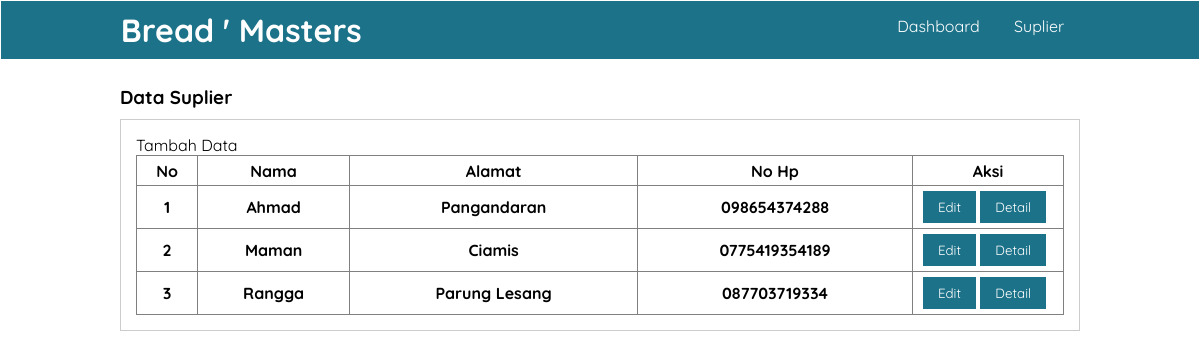
Screenshot of /data_suplier.php (signed in) with the database file from the repository.
### tables this page shows
CREATE TABLE `suplier` (
  `id_suplier` int(11) NOT NULL,
  `id_toko` int(11) NOT NULL,
  `nama_suplier` varchar(50) NOT NULL,
  `kategori` varchar(255) NOT NULL,
  `tlp_hp` varchar(50) NOT NULL,
  `alamat_suplier` varchar(100) NOT NULL,
  `created_at` timestamp NOT NULL DEFAULT current_timestamp() ON UPDATE current_timestamp()
);

### data_suplier.php (the view, shortened to what this page needs)
<?php
    include "koneksi.php";
    $query = mysqli_query($conn,'SELECT * FROM suplier');
?>
<!DOCTYPE html>
<html lang="en">
<head>
    <link rel="stylesheet" href="dekorasi.css">
</head>
<body>
    <header>
        <div class="container">
        <h1><a href="dashboard.php">Bread ' Masters</a></h1>
        <ul>
            <li><a href="dashboard.php">Dashboard</a></li>
            <li><a href="data_suplier.php">Suplier</a></li>
        </ul>
        </div>
    </header>
    <div class="section">
        <div class="container">
            <h3>Data Suplier</h3>
            <div class="box">
                <p><a href="tambah_datasuplier.php">Tambah Data</a></p>
                <table border="1" cellspacing="0" class="table">
                    <thead>
                        <tr>
                        <th width="60px">No</th>
                            <th>Nama</th>
                            <th>Alamat</th>
                            <th>No Hp</th>
                            <th width="150px">Aksi</th>
                            </tr>
                    </thead>
                    <tbody>
                    <?php
                    $no = 1;
                    while($data_suplier = mysqli_fetch_assoc($query)):?>
                        <tr>
                        <th><?php echo $no++ ?></th>
                        <th><?php echo $data_suplier["nama_suplier"] ?></th>
                        <th><?php echo $data_suplier["alamat_suplier"] ?></th>
                        <th><?php echo $data_suplier["tlp_hp"] ?></th>
                        <td>
                        <a href="./proses/edit_suplier.php?id=<?php echo $data_suplier['id_suplier'] ?>"><button class="btn btn-primary">Edit</button></a>
                        <a href="detail_suplier.php?kategori=<?= $data_suplier['kategori']?>&&id_suplier=<?= $data_suplier['id_suplier']?>"><button class="btn btn-success">Detail</button></a>
                            </td>
                        </tr>
                    <?php endwhile ?>
</tbody>
</body>
</html>

### dekorasi.css (style rules this page uses)
* { padding: 0; margin: 0; font-family: 'quicksand', sans-serif; }
a { color: inherit; text-decoration: none; }
body { background-color: #fff }
.btn { padding: 8px 15px; background-color: #1c7289; color: #fff; border:none; cursor: pointer; }
header { border: 1px solid; background-color: #1c7289; color: #fff; }
header h1 { float: left; padding: 9px 0; }
header ul { float: right; }
header ul li { display: inline-block; }
header ul li a { padding: 15px; display: inline-block; }
.container { width: 80%; margin: 0 auto; }
.container:after { content: ''; display: block; clear: both; }
.section { padding: 25px 0; }
.box { background-color: #fff; border: 1px solid #ccc; padding: 15px; box-sizing: border-box; margin: 10px 0 25px 0; }
.box:after { content: ''; display: block; clear: both; }
.table { width: 100%; border-collapse: collapse; }
.table tr { height: 30px; }
.table tr td { padding: 5px 10px; }

### rows the page displays
suplier: nama_suplier "Ahmad", alamat_suplier "Pangandaran", tlp_hp "098654374288"
suplier: nama_suplier "Maman", alamat_suplier "Ciamis", tlp_hp "0775419354189"
suplier: nama_suplier "Rangga", alamat_suplier "Parung Lesang", tlp_hp "087703719334"
